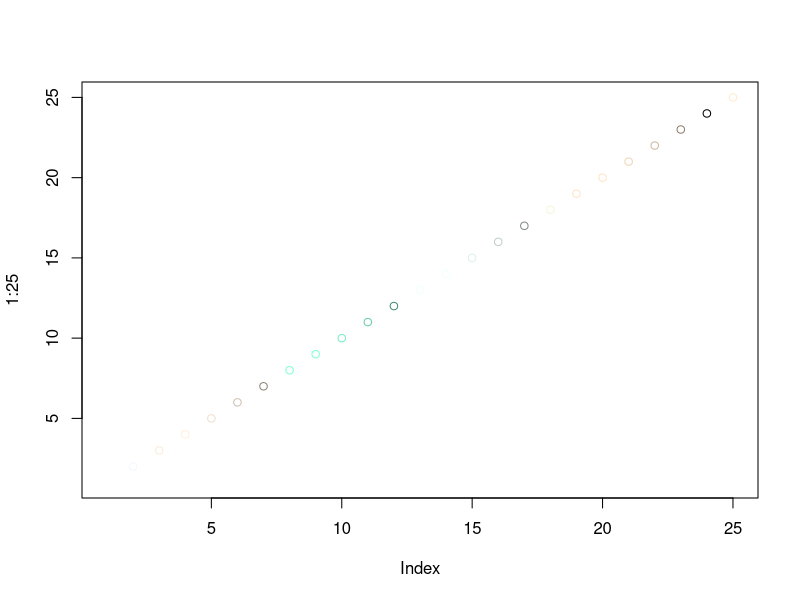
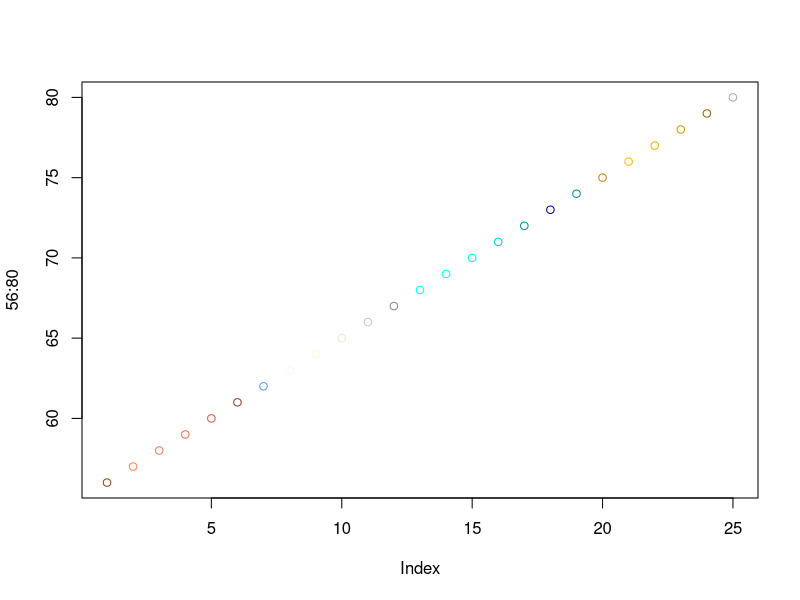
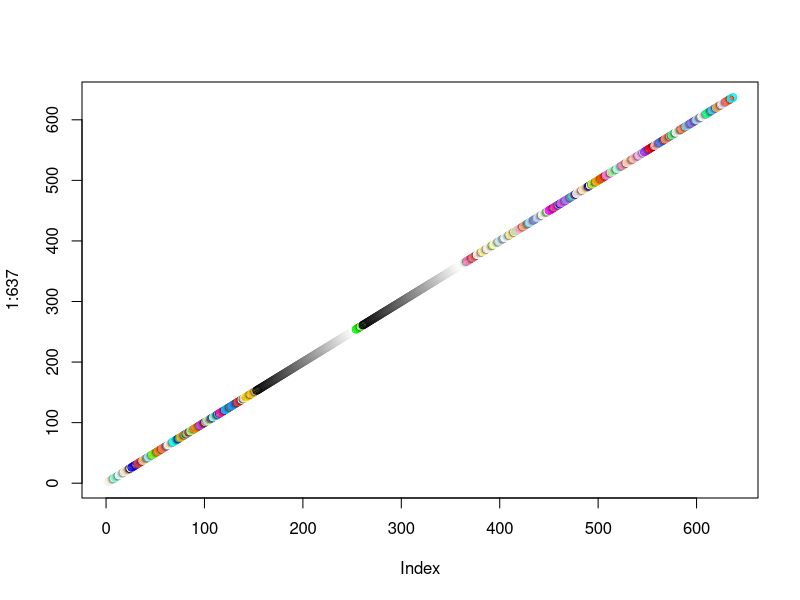
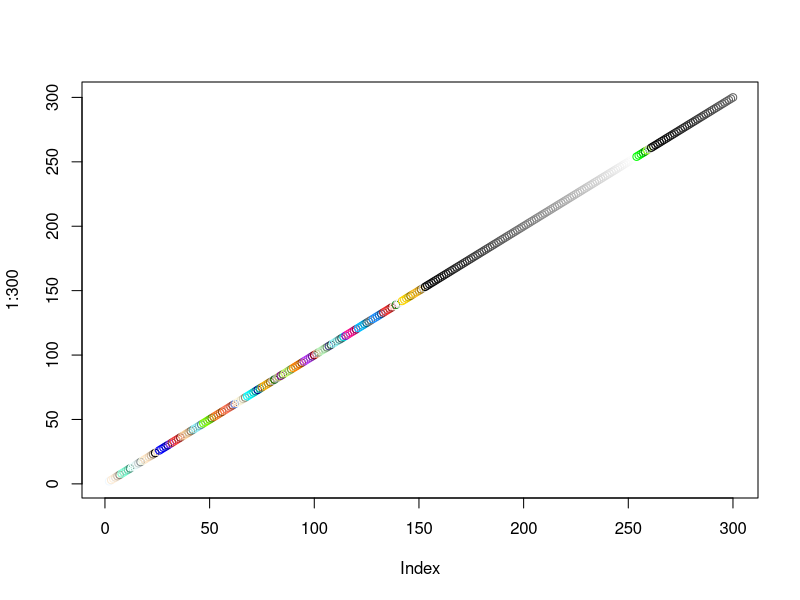
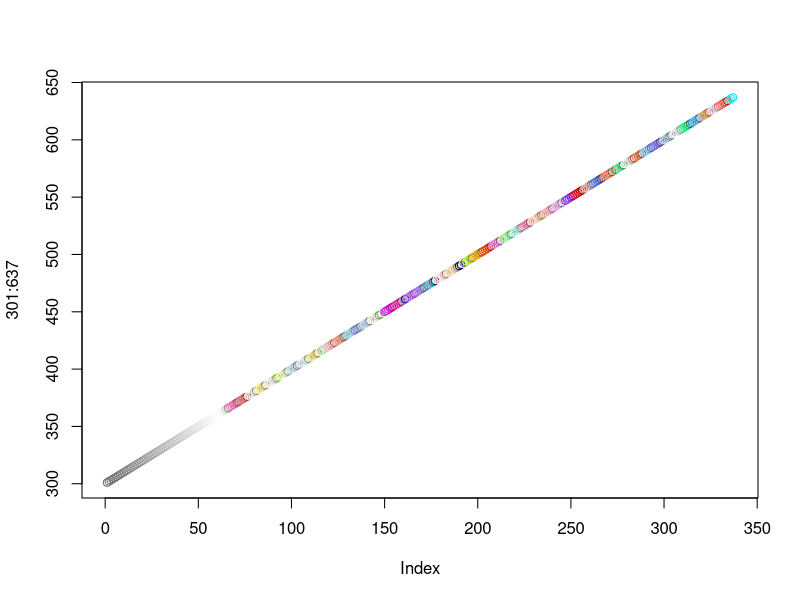
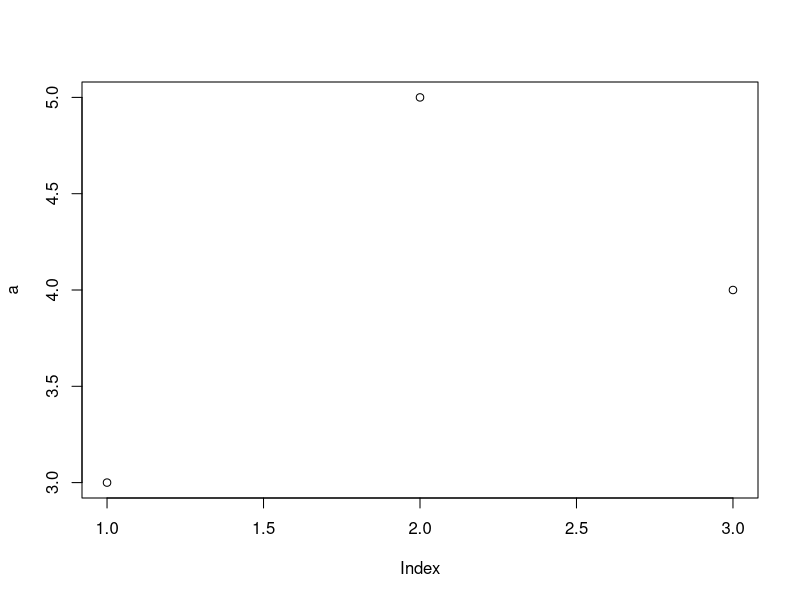
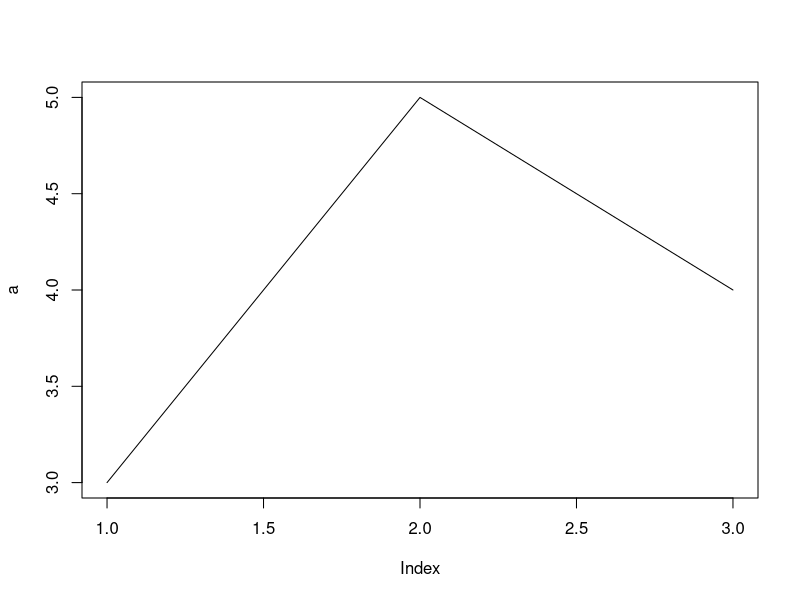
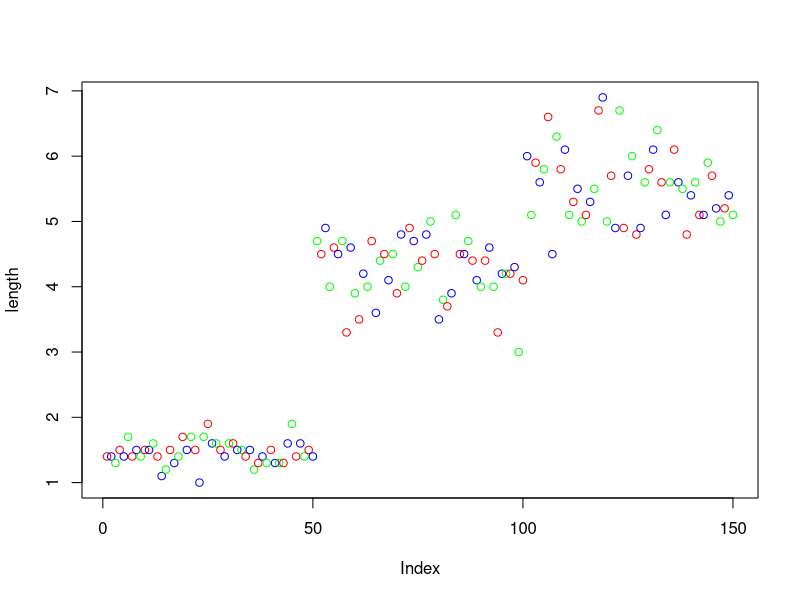

Generate these figures, in order, with R:
# Engineer Big Data Analysis 001 
# Reference: ISBN 979-11-5767-622-4 13000

rm(list=ls())

# user define function 
## e.g. abs() function
func_abs = function(x){
  if(x < 0){
    return (-x)
  }
  else{
    return(x)
  }
}

func_abs(6.5)
func_abs(-6.5)

## e.g. func_diff
func_diff = function(x,y){
  print("x: ",x)
  print("y: ", y)
  print("x-y :", x-y)
}
val = func_diff(9,1)
val 

func_diff = function(x,y){
  print(x)
  print(y)
  print(x-y)
}
val = func_diff(9,1)
val 


## e.g. [DIY] Gaussian function or floor function or greatest integer function
floor(3.5)
floor(-3.5)

func_gaussian = function(x){
  if(x >0){
    return(round(x)-1)
  }
  else{
    return(round(x))
  }
}
func_gaussian(3.5)
func_gaussian(-3.5)

ceiling(5.6)

##################

# visualization 
library(graphics)

# colors()[1:25] total 637 colors
colors()[1:25]

plot(1:25, col= colors()[1:25])
plot(56:80, col = colors()[56:80])
plot(1:637, col= colors()[1:637])
plot(1:300, col= colors()[1:300])
plot(301:637, col= colors()[301:637])




# plot function 
a = c(3,5,4)
plot(a)

b = c
plot(a,type = 'l')

# plot x-axis
length = iris$Petal.Length
plot(length, col = c("red", "blue", "green")) # not meaningful data 
plot(length, col = c("red", "blue", "green")[unclass(iris$Species)])
plot(length, col = c("red", "blue", "green")[iris$Species])

plot(x = iris$Petal.Length, y =iris$Petal.Width, main = "Iris Petal")

plot(x = iris$Petal.Length, 
     y =iris$Petal.Width, 
     main = "Iris Petal", 
     col = c("red", "blue", "green")[iris$Species])

plot(x = iris$Petal.Length, 
     y =iris$Petal.Width, 
     main = "Iris Petal", 
     col = iris$Species)

plot(x = iris$Sepal.Length, 
     y =iris$Sepal.Width, 
     main = "Iris Sepal", 
     col = iris$Species)

plot(x = iris$Petal.Length, 
     y =iris$Petal.Width,
     xlab = "Petal Length",
     ylab = "Petal Width",
     main = "Iris Petal", 
     col = iris$Species)

# histogram 
hist(x = iris$Petal.Length, xlab = "Petal Lentgh", main= "Distribution of Iris Petal Length")

# relative histogram
hist(x  = iris$Petal.Length,
     xlab = "Petal Length", 
     breaks = 4, 
     freq = FALSE,
     main = "Distribution of Iris Petal Length with 4 Breaks")

# barplot 
# set.seed(20221012)
# h= sort(sample.int(100, 4))
h= sample.int(100, 4)
h
name = c("1Q", "2Q", "3Q", "4Q")
barplot(h, names.arg = name)


# pie chart 
p = sort(sample.int(100,4))
pie(x=p, labels = name)

pie(x = p,
    labels = name,
    density = 10,
    angle = 30 *1:4)

pie(x = p,
    labels = name,
    density = 5,
    angle = 120 *1:4)

pie(x = p,
    labels = name,
    density = 10,
    angle = 270 *1:4)

# boxplot 
boxplot(x= iris$Sepal.Length, main = "Dstn of Iris Sepal Length")

# [DIY] rotated boxplot 
boxplot(x= iris$Sepal.Length, main = "Dstn of Iris Sepal Length", horizontal = T)
